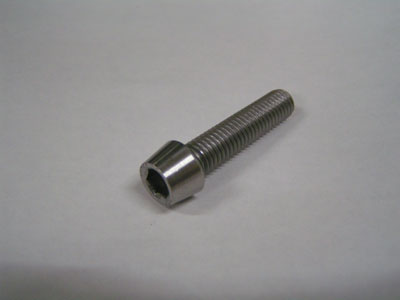
#> input picture adaptive-treshold/images/ground_truth/01.jpg, 400 x 300 px; its folder holds 4 pictures in this run
$ python main.py
#> lines starting #> are read from the running program, lines starting #| are printed output that depends on the picture
###############################################################################
# Aplicando Threshold adaptativo em imagens de parafusos.                      #
# Disciplina: TEC434 - Computação Visual                                      #
# Professor: Cláudio Eduardo Goes                                             #
# Dupla: Allan Capistrano e João Erick Barbosa                                #
###############################################################################

from pathlib import Path
from cv2 import imread, adaptiveThreshold, namedWindow, imshow, waitKey, destroyAllWindows, ADAPTIVE_THRESH_MEAN_C, THRESH_BINARY
from numpy import concatenate

if __name__ == '__main__':
    BLOCK_SIZE = 7

    path_images = []
    images = []
    images_th = []
    result = []

    for index in range(1, 8):
        path_images.append(Path(f'images/ground_truth/0{index}.jpg'))
        images.append(imread(str(path_images[index - 1]), 0))

        images_th.append(
            adaptiveThreshold(
                images[index - 1], 255, ADAPTIVE_THRESH_MEAN_C, THRESH_BINARY, BLOCK_SIZE, -3
            )
        )

        result.append(concatenate((images[index - 1], images_th[index - 1]), axis=1))

        namedWindow(f"Imagem 0{index}")
        imshow(f"Imagem 0{index}", result[index - 1])
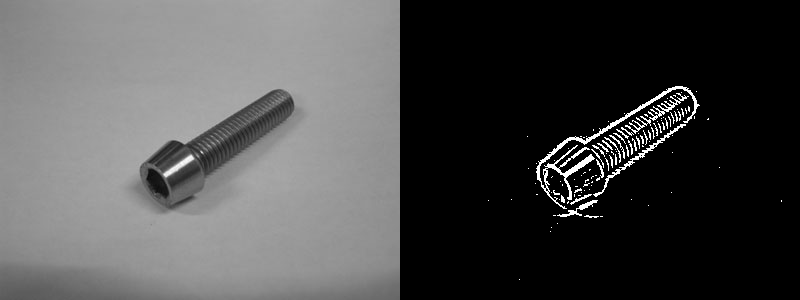
#> window 'Imagem 01': shape (300, 800); min 0, max 255, mean 76.4
#> pass 2 of the loop `for index in range(1, 8):`:
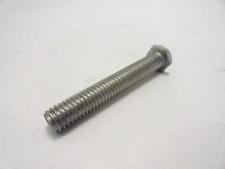
#> input picture adaptive-treshold/images/ground_truth/02.jpg, 225 x 169 px
#> `imshow(f"Imagem 0{index}", result[index - 1])`:
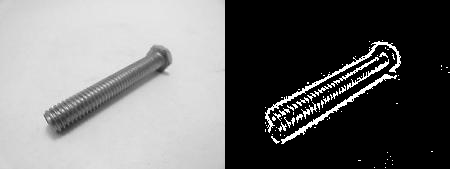
#> window 'Imagem 02': shape (169, 450); min 0, max 255, mean 111
#> pass 3 of the loop `for index in range(1, 8):`:
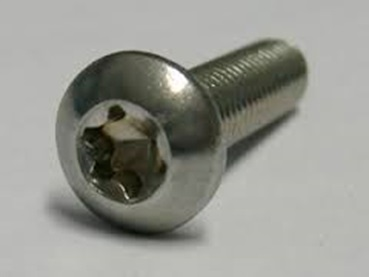
#> input picture adaptive-treshold/images/ground_truth/03.jpg, 369 x 277 px
#> `imshow(f"Imagem 0{index}", result[index - 1])`:
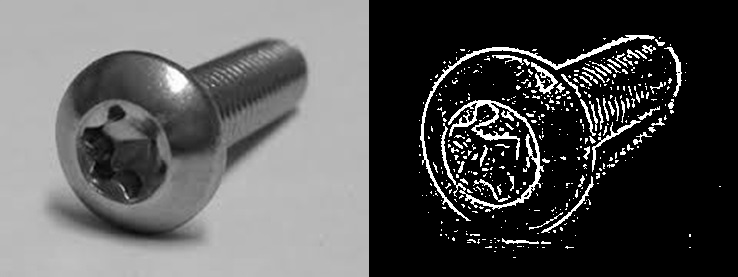
#> window 'Imagem 03': shape (277, 738); min 0, max 255, mean 85.8
#> (the run stopped early here; a loop or call above may not have finished)
